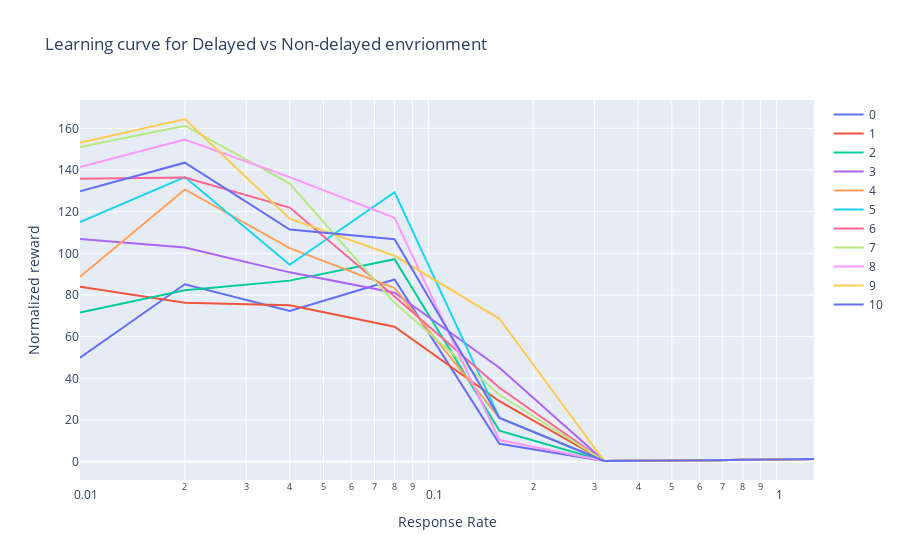

This figure's notebook cell:
### Code cell
fig = go.Figure()

    
for force in range(11):
    rewards = []
    for rt in response_times:
        temp_df = df.loc[(df['response_rate'] == rt) & (df['g_force'] == force)]
#         print (rt, force, np.mean(temp_df['reward'])* rt)
        rewards.append( np.mean(temp_df['reward'])* rt)
    
    fig.add_trace(go.Scatter(x=response_times, y=rewards, mode='lines', name=str(force)))
    
fig.update_xaxes(type="log")
fig.update_layout(title='Learning curve for Delayed vs Non-delayed envrionment',
                   xaxis_title='Response Rate',
                   yaxis_title='Normalized reward')

fig.show()

### Figure 1 — Plotly figure (JSON) as saved in the notebook; plotly's stock layout.template omitted (floating-point values rounded to 4 significant figures)
{"data": [{"mode": "lines", "name": "0", "type": "scatter", "x": [0.01, 0.02, 0.04, 0.08, 0.16, 0.32, 0.64, 1.28], "y": [49.85, 85.15, 72.36, 87.41, 8.589, 0.32, 0.64, 1.28]}, {"mode": "lines", "name": "1", "type": "scatter", "x": [0.01, 0.02, 0.04, 0.08, 0.16, 0.32, 0.64, 1.28], "y": [84.0, 76.23, 75.04, 64.75, 29.0, 0.32, 0.64, 1.28]}, {"mode": "lines", "name": "2", "type": "scatter", "x": [0.01, 0.02, 0.04, 0.08, 0.16, 0.32, 0.64, 1.28], "y": [71.53, 82.26, 86.89, 97.19, 14.84, 0.32, 0.64, 1.28]}, {"mode": "lines", "name": "3", "type": "scatter", "x": [0.01, 0.02, 0.04, 0.08, 0.16, 0.32, 0.64, 1.28], "y": [106.9, 102.8, 90.86, 81.07, 45.12, 0.32, 0.64, 1.28]}, {"mode": "lines", "name": "4", "type": "scatter", "x": [0.01, 0.02, 0.04, 0.08, 0.16, 0.32, 0.64, 1.28], "y": [88.72, 130.7, 102.5, 83.33, 21.02, 0.32, 0.64, 1.28]}, {"mode": "lines", "name": "5", "type": "scatter", "x": [0.01, 0.02, 0.04, 0.08, 0.16, 0.32, 0.64, 1.28], "y": [115.0, 136.6, 94.47, 129.3, 21.04, 0.32, 0.64, 1.28]}, {"mode": "lines", "name": "6", "type": "scatter", "x": [0.01, 0.02, 0.04, 0.08, 0.16, 0.32, 0.64, 1.28], "y": [135.8, 136.4, 121.9, 79.24, 35.44, 0.32, 0.64, 1.28]}, {"mode": "lines", "name": "7", "type": "scatter", "x": [0.01, 0.02, 0.04, 0.08, 0.16, 0.32, 0.64, 1.28], "y": [151.1, 161.2, 133.4, 76.21, 32.1, 0.32, 0.64, 1.28]}, {"mode": "lines", "name": "8", "type": "scatter", "x": [0.01, 0.02, 0.04, 0.08, 0.16, 0.32, 0.64, 1.28], "y": [141.4, 154.6, 136.5, 117.1, 10.37, 0.32, 0.64, 1.28]}, {"mode": "lines", "name": "9", "type": "scatter", "x": [0.01, 0.02, 0.04, 0.08, 0.16, 0.32, 0.64, 1.28], "y": [153.1, 164.5, 116.6, 98.82, 68.59, 0.32, 0.64, 1.28]}, {"mode": "lines", "name": "10", "type": "scatter", "x": [0.01, 0.02, 0.04, 0.08, 0.16, 0.32, 0.64, 1.28], "y": [129.7, 143.5, 111.4, 106.8, 21.0, 0.32, 0.64, 1.28]}], "layout": {"autosize": true, "title": {"text": "Learning curve for Delayed vs Non-delayed envrionment"}, "xaxis": {"autorange": true, "range": [-2.0, 0.1072], "title": {"text": "Response Rate"}, "type": "log"}, "yaxis": {"autorange": true, "range": [-8.799, 173.6], "title": {"text": "Normalized reward"}, "type": "linear"}}}
